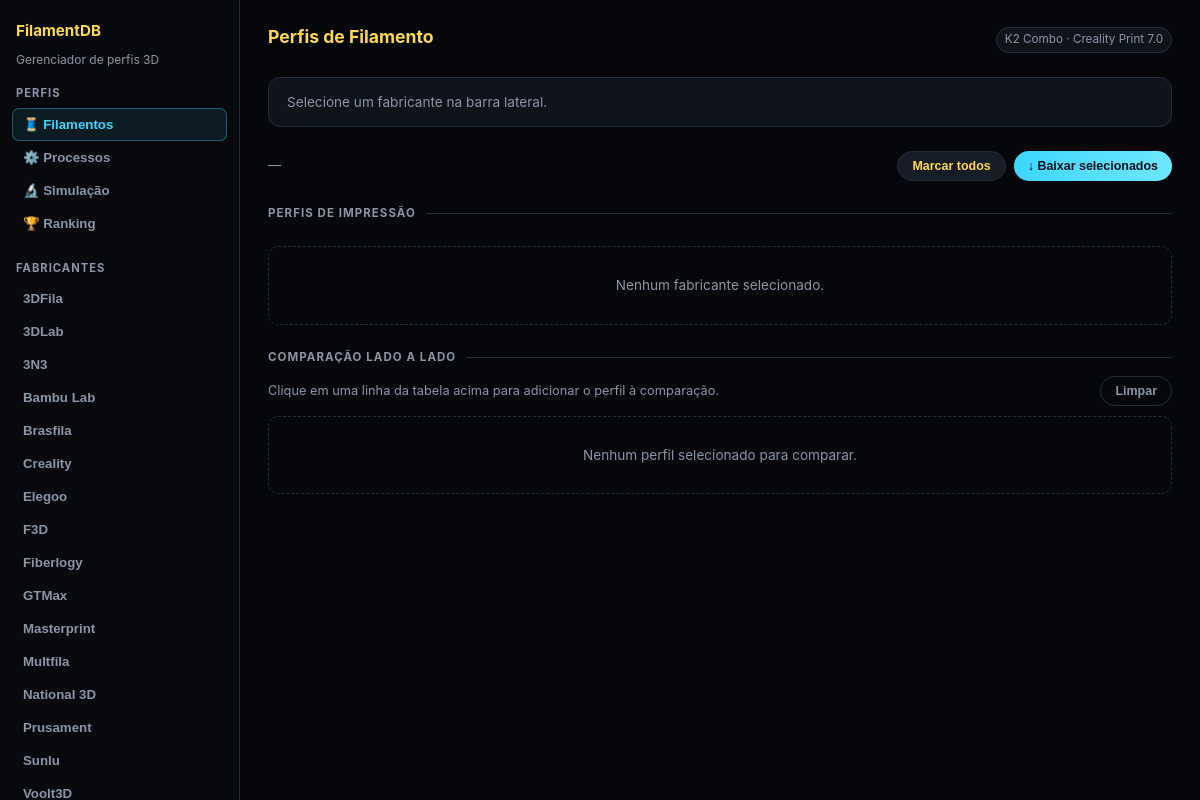
/dashboard, run on the app's committed database.
### tables this page shows
CREATE TABLE manufacturers (
        id INTEGER PRIMARY KEY AUTOINCREMENT,
        name TEXT NOT NULL UNIQUE,
        country TEXT,
        website TEXT,
        notes TEXT
    );

### src/web.py (the view)
    @app.get("/dashboard")
    def dashboard_page():
        return render_template(
            "dashboard.html",
            tree=database.build_tree(),
            process_tree=database.build_process_tree(),
        )

### src/database.py (called while the page is built)
def get_db_connection():
    conn = sqlite3.connect(DB_PATH)
    conn.row_factory = sqlite3.Row
    return conn

### templates/dashboard.html (shortened to what this page needs)
<!doctype html>
<html lang="pt-BR">
<head>
</head>
<body>
<div class="app">
    <aside class="sidebar">
        <div class="sidebar-title">FilamentDB</div>
        <div class="sidebar-sub">Gerenciador de perfis 3D</div>
        <div class="nav-section">
            <div class="nav-section-title">Perfis</div>
            <button type="button" class="nav-btn active" data-view="filaments">🧵 Filamentos</button>
            <button type="button" class="nav-btn" data-view="process">⚙️ Processos</button>
            <button type="button" class="nav-btn" data-view="simulation">🔬 Simulação</button>
            <button type="button" class="nav-btn" data-view="ranking">🏆 Ranking</button>
        </div>
        <div class="nav-section" id="filament-nav">
            <div class="nav-section-title">Fabricantes</div>
            {% for manufacturer in tree.keys() %}
            <button type="button" class="mfr-btn manufacturer-btn" data-manufacturer="{{ manufacturer }}">
                {{ manufacturer }}
            </button>
            {% endfor %}
        </div>
    </aside>
    <main class="content">
        <div id="filaments-view" class="view-content active">
            <div class="page-header">
                <h1>Perfis de Filamento</h1>
                <span class="badge">K2 Combo · Creality Print 7.0</span>
            </div>
            <div id="mfr-card">
                <div class="muted-txt" style="font-size:.85rem">Selecione um fabricante na barra lateral.</div>
            </div>
            <div class="toolbar">
                <span class="toolbar-label" id="current-label">—</span>
                <div class="actions">
                    <button type="button" id="select-all" class="btn btn-secondary">Marcar todos</button>
                    <button type="button" id="download-selected" class="btn btn-primary">↓ Baixar selecionados</button>
                </div>
            </div>
            <div class="section-lbl">Perfis de impressão</div>
            <div id="table-container">
                <div class="empty">Nenhum fabricante selecionado.</div>
            </div>
            <div id="compare-panel">
                <div class="section-lbl">Comparação lado a lado</div>
                <div class="compare-header">
                    <span class="muted-txt" style="font-size:.8rem">
                        Clique em uma linha da tabela acima para adicionar o perfil à comparação.
                    </span>
                    <button type="button" id="clear-compare" class="btn btn-ghost">Limpar</button>
                </div>
                <div id="compare-placeholder" class="empty">Nenhum perfil selecionado para comparar.</div>
            </div>
        </div>
    </main>
</div>
</body>
</html>

### templates/dashboard.html (style rules this page uses)
:root { --bg: #05070a; --panel: #0f141b; --panel-2: #161d27; --text: #eef1f6; --muted: #8a95a8; --yellow: #ffd84d; --blue: #3dd6ff; --green: #50e8a0; --red: #ff7b72; --purple: #c792ff; --orange: #ffaa4d; --border: #222d3a; --sel-bg: rgba(61,214,255,.09); --sel-ring: rgba(61,214,255,.35); }
*, *::before, *::after { box-sizing: border-box; }
body { margin: 0; font-family: Inter, 'Segoe UI', system-ui, sans-serif; font-size: 13px; line-height: 1.5; background: var(--bg); color: var(--text); }
.app { display: grid; grid-template-columns: 240px 1fr; min-height: 100vh; }
.sidebar { background: #07090d; border-right: 1px solid var(--border); padding: 20px 12px; position: sticky; top: 0; height: 100vh; overflow-y: auto; display: flex; flex-direction: column; gap: 4px; }
.sidebar-title { font-size: .95rem; font-weight: 700; color: var(--yellow); margin-bottom: 4px; padding: 0 4px; }
.sidebar-sub { font-size: .75rem; color: var(--muted); margin-bottom: 12px; padding: 0 4px; }
.nav-section { margin-bottom: 16px; }
.nav-section-title { font-size: .7rem; font-weight: 700; letter-spacing: .09em; text-transform: uppercase; color: var(--muted); margin-bottom: 6px; padding: 0 4px; }
.nav-btn { display: block; width: 100%; background: transparent; border: 1px solid transparent; color: var(--muted); padding: 8px 10px; border-radius: 7px; text-align: left; cursor: pointer; font-size: .83rem; font-weight: 600; transition: all .12s; }
.nav-btn.active { background: var(--sel-bg); color: var(--blue); border-color: var(--sel-ring); }
.mfr-btn { display: block; width: 100%; background: transparent; border: 1px solid transparent; color: var(--muted); padding: 8px 10px; border-radius: 7px; text-align: left; cursor: pointer; font-size: .83rem; font-weight: 600; transition: all .12s; }
.content { padding: 24px 28px 48px; display: flex; flex-direction: column; gap: 24px; min-width: 0; }
.page-header { display: flex; align-items: baseline; justify-content: space-between; gap: 12px; }
.page-header h1 { margin: 0; font-size: 1.1rem; color: var(--yellow); }
.page-header .badge { font-size: .73rem; color: var(--muted); background: var(--panel); border: 1px solid var(--border); padding: 3px 8px; border-radius: 999px; }
#mfr-card { background: var(--panel); border: 1px solid var(--border); border-radius: 12px; padding: 14px 18px; }
.section-lbl { display: flex; align-items: center; gap: 10px; font-size: .72rem; font-weight: 700; letter-spacing: .09em; text-transform: uppercase; color: var(--muted); }
.section-lbl::after { content:''; flex:1; height:1px; background: var(--border); }
.toolbar { display: flex; align-items: center; justify-content: space-between; flex-wrap: wrap; gap: 10px; }
.toolbar-label { font-size: .82rem; color: var(--muted); }
.actions { display: flex; gap: 8px; }
.btn { border: none; padding: 7px 14px; border-radius: 999px; font-weight: 700; font-size: .78rem; cursor: pointer; transition: opacity .12s; }
.btn-primary { background: linear-gradient(90deg,var(--blue),#6ee7ff); color:#041018; }
.btn-secondary { background: var(--panel-2); color:var(--yellow); border:1px solid var(--border); }
.btn-ghost { background: transparent; color:var(--muted); border:1px solid var(--border); }
.muted-txt { color:var(--muted); }
.empty { color:var(--muted); padding:28px; border:1px dashed var(--border); border-radius:10px; text-align:center; font-size:.85rem; }
#compare-panel, #process-compare-panel { display:flex; flex-direction:column; gap:10px; }
.compare-header { display:flex; align-items:center; justify-content:space-between; gap:8px; flex-wrap:wrap; }
.view-content { display: none; }
.view-content.active { display: flex; flex-direction: column; gap: 24px; }

### data on the page
manufacturers: name "3DFila"
manufacturers: name "3DLab"
manufacturers: name "3N3"
manufacturers: name "Bambu Lab"
manufacturers: name "Brasfila"
manufacturers: name "Creality"
manufacturers: name "Elegoo"
manufacturers: name "F3D"
manufacturers: name "Fiberlogy"
manufacturers: name "GTMax"
manufacturers: name "Masterprint"
manufacturers: name "Multfila"
manufacturers: name "National 3D"
manufacturers: name "Prusament"
manufacturers: name "Sunlu"
manufacturers: name "Voolt3D"
